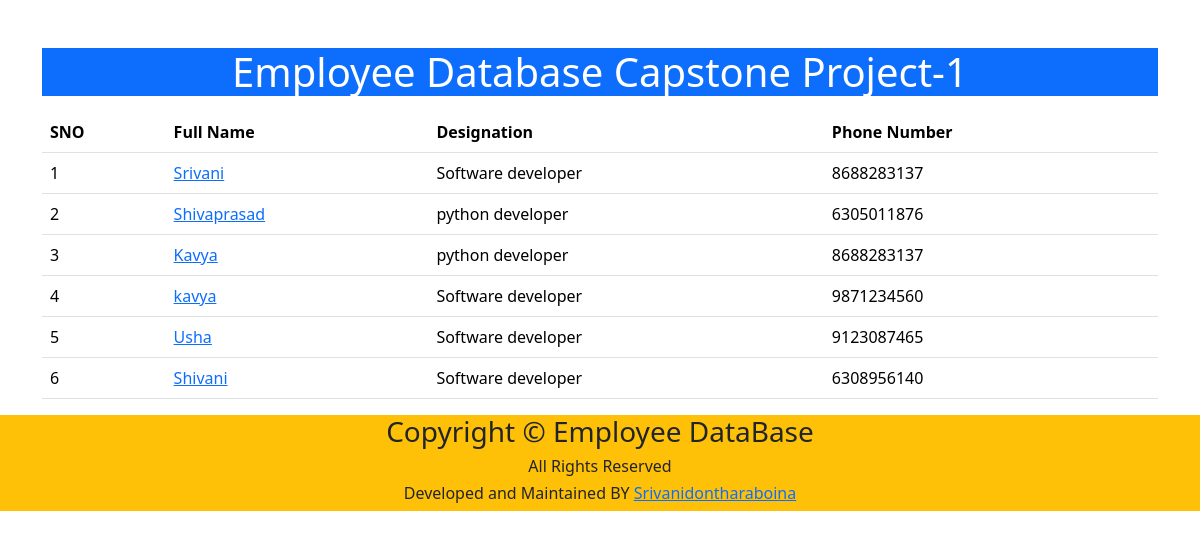
The page / on the database its author committed.
### salary/models.py (models this page shows, shortened)
class Employee(models.Model):
    first_name=models.CharField(max_length=100)
    photo=models.ImageField(upload_to='images')
    designation=models.CharField(max_length=100)
    email_address=models.EmailField(max_length=100,unique=True)
    phone_number=models.CharField(max_length=10,blank=True)

### employee/views.py (the view)
# urls.py: 2. Add a URL to urlpatterns:  path('', views.home, name='home')
def home(request):
    employees=Employee.objects.all()
    context={
        'employees':employees,
    }
    return render(request,'home.html',context)

### templates/home.html (shortened to what this page needs)
<!DOCTYPE html>
<html lang="en">
<head>
    <link href="https://cdn.jsdelivr.net/npm/bootstrap@5.3.3/dist/css/bootstrap.min.css" rel="stylesheet">
</head>
<body>
    <div class="container mt-5">
        <h1 class="text-center text-white bg-primary">Employee Database Capstone Project-1</h1>
        <table class="table table-hover mt-3">
            <thead>
                <tr>
                    <th>SNO</th>
                    <th>Full Name</th>
                    <th>Designation</th>
                    <th>Phone Number</th>
                </tr>
            </thead>
            <tbody>
                {% for x in employees %}
                <tr>
                    <td>{{forloop.counter}}</td>
                    <td><a href="{% url 'employee_detail' x.id %}">{{x.first_name}}{{x.last_name}}</td>
                    <td>{{x.designation}}</td>
                    <td>{{x.phone_number}}</td>
                </tr>
                {% endfor %}
            </tbody>
        </table>
    </div>
    <footer class="text-center bg-warning">
        <div>
            <div class="row">
                <div class="col">
                    <h3>Copyright &copy; Employee DataBase</h3>
                    <h6>All Rights Reserved</h6>
                    <h6>Developed and Maintained BY <a href=Srivanidontharaboina>Srivanidontharaboina</a></h6>
                </div>
            </div>
        </div>
    </footer>
</body>
</html>

### rows shown on the page
Employee: first_name "Srivani", designation "Software developer", phone_number "8688283137"
Employee: first_name "Shivaprasad", designation "python developer", phone_number "6305011876"
Employee: first_name "Kavya", designation "python developer", phone_number "8688283137"
Employee: first_name "kavya", designation "Software developer", phone_number "9871234560"
Employee: first_name "Usha", designation "Software developer", phone_number "9123087465"
Employee: first_name "Shivani", designation "Software developer", phone_number "6308956140"
